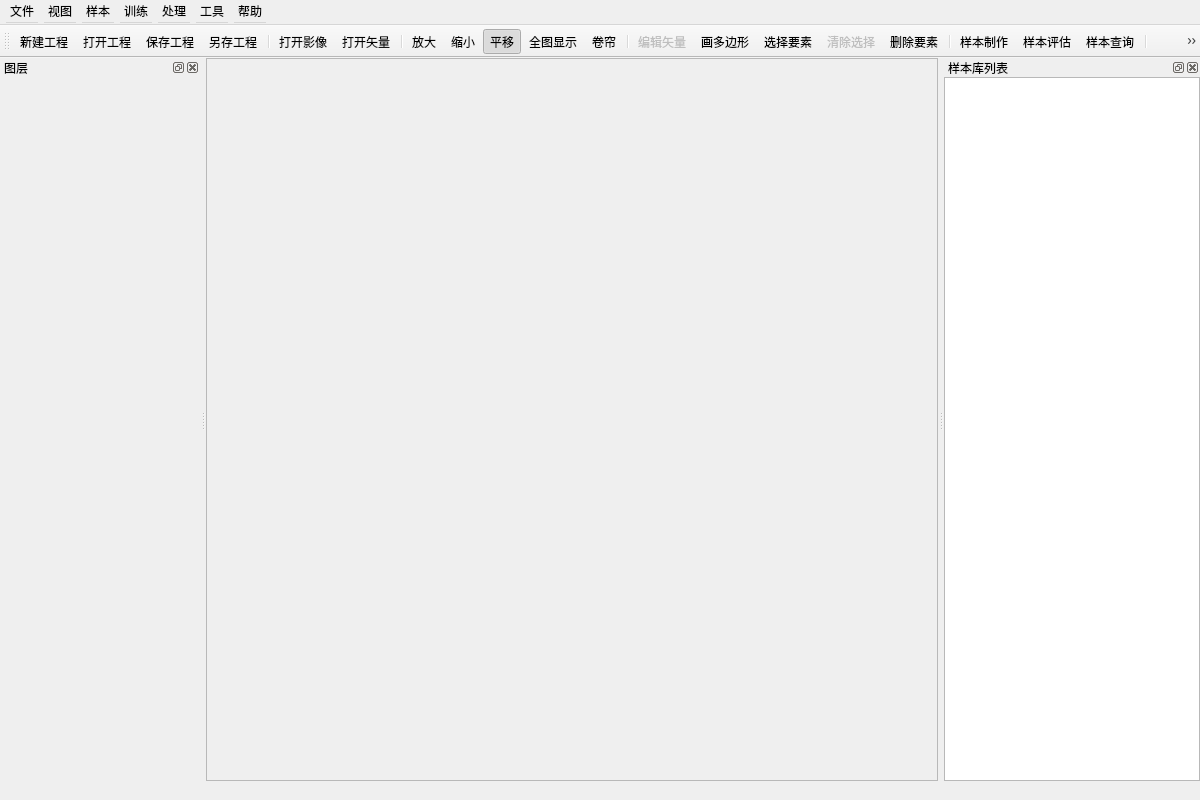
<?xml version="1.0" encoding="UTF-8"?>
<ui version="4.0">
 <class>MainWindow</class>
 <widget class="QMainWindow" name="MainWindow">
  <property name="geometry">
   <rect>
    <x>0</x>
    <y>0</y>
    <width>1200</width>
    <height>800</height>
   </rect>
  </property>
  <property name="minimumSize">
   <size>
    <width>0</width>
    <height>0</height>
   </size>
  </property>
  <property name="windowTitle">
   <string>遥感影像智能解译系统</string>
  </property>
  <property name="windowIcon">
   <iconset resource="../settings/icon/DeepLearningSystem.qrc">
    <normaloff>:/icon/mainWindow2.png</normaloff>:/icon/mainWindow2.png</iconset>
  </property>
  <widget class="QWidget" name="centralwidget">
   <layout class="QVBoxLayout" name="verticalLayout">
    <property name="spacing">
     <number>0</number>
    </property>
    <property name="leftMargin">
     <number>0</number>
    </property>
    <property name="topMargin">
     <number>0</number>
    </property>
    <property name="rightMargin">
     <number>0</number>
    </property>
    <property name="bottomMargin">
     <number>0</number>
    </property>
    <item>
     <widget class="QFrame" name="frame">
      <property name="frameShape">
       <enum>QFrame::StyledPanel</enum>
      </property>
      <property name="frameShadow">
       <enum>QFrame::Raised</enum>
      </property>
     </widget>
    </item>
   </layout>
  </widget>
  <widget class="QMenuBar" name="menubar">
   <property name="geometry">
    <rect>
     <x>0</x>
     <y>0</y>
     <width>1200</width>
     <height>25</height>
    </rect>
   </property>
   <property name="minimumSize">
    <size>
     <width>0</width>
     <height>25</height>
    </size>
   </property>
   <widget class="QMenu" name="fileMenu">
    <property name="minimumSize">
     <size>
      <width>0</width>
      <height>0</height>
     </size>
    </property>
    <property name="title">
     <string>文件</string>
    </property>
    <addaction name="actionNewProject"/>
    <addaction name="actionOpenProject"/>
    <addaction name="actionCloseProject"/>
    <addaction name="actionSaveProject"/>
    <addaction name="actionSaveAsProject"/>
    <addaction name="separator"/>
    <addaction name="actionOpenRas"/>
    <addaction name="actionOpenVec"/>
   </widget>
   <widget class="QMenu" name="viewMenu">
    <property name="title">
     <string>视图</string>
    </property>
    <addaction name="actionZoomIn"/>
    <addaction name="actionZoomOut"/>
    <addaction name="actionPan"/>
    <addaction name="actionFullExtent"/>
    <addaction name="actionSwipe"/>
    <addaction name="separator"/>
    <addaction name="actionLayerView"/>
    <addaction name="actionSamplesView"/>
   </widget>
   <widget class="QMenu" name="sampleMenu">
    <property name="title">
     <string>样本</string>
    </property>
    <addaction name="actionCreateFishnet"/>
    <addaction name="actionCreateShape"/>
    <addaction name="separator"/>
    <addaction name="actionEditSample"/>
    <addaction name="actionDrawPolygon"/>
    <addaction name="actionSelectFeature"/>
    <addaction name="actionClearSelection"/>
    <addaction name="actionDeleteSample"/>
    <addaction name="separator"/>
    <addaction name="actionMakeSample"/>
    <addaction name="actionEvalSample"/>
    <addaction name="actionSampleStatistic"/>
    <addaction name="separator"/>
    <addaction name="actionImportSample"/>
    <addaction name="actionDeleteSamples"/>
    <addaction name="actionQuerySample"/>
    <addaction name="actionCloseSamples"/>
   </widget>
   <widget class="QMenu" name="trainMenu">
    <property name="title">
     <string>训练</string>
    </property>
    <addaction name="actionModelTrain"/>
    <addaction name="actionStopTrain"/>
    <addaction name="actionWatchTrain"/>
    <addaction name="separator"/>
    <addaction name="actionImportModel"/>
    <addaction name="actionDeleteModel"/>
    <addaction name="actionModelStatistic"/>
   </widget>
   <widget class="QMenu" name="processMenu">
    <property name="title">
     <string>处理</string>
    </property>
    <addaction name="actionDrawRect"/>
    <addaction name="actionClearDraw"/>
    <addaction name="separator"/>
    <addaction name="actionSegment"/>
    <addaction name="separator"/>
    <addaction name="actionPostClump"/>
    <addaction name="actionRasterToVector"/>
   </widget>
   <widget class="QMenu" name="toolMenu">
    <property name="title">
     <string>工具</string>
    </property>
    <addaction name="actionSplitDataSet"/>
    <addaction name="actionUpdateDatabase"/>
    <addaction name="actionUpdateModelsDB"/>
   </widget>
   <widget class="QMenu" name="helpMenu">
    <property name="title">
     <string>帮助</string>
    </property>
    <addaction name="actionAbout"/>
   </widget>
   <addaction name="fileMenu"/>
   <addaction name="viewMenu"/>
   <addaction name="sampleMenu"/>
   <addaction name="trainMenu"/>
   <addaction name="processMenu"/>
   <addaction name="toolMenu"/>
   <addaction name="helpMenu"/>
  </widget>
  <widget class="QStatusBar" name="statusbar">
   <property name="enabled">
    <bool>true</bool>
   </property>
   <property name="sizeGripEnabled">
    <bool>false</bool>
   </property>
  </widget>
  <widget class="QToolBar" name="toolBar">
   <property name="minimumSize">
    <size>
     <width>0</width>
     <height>25</height>
    </size>
   </property>
   <property name="windowTitle">
    <string>toolBar</string>
   </property>
   <attribute name="toolBarArea">
    <enum>TopToolBarArea</enum>
   </attribute>
   <attribute name="toolBarBreak">
    <bool>false</bool>
   </attribute>
   <addaction name="actionNewProject"/>
   <addaction name="actionOpenProject"/>
   <addaction name="actionSaveProject"/>
   <addaction name="actionSaveAsProject"/>
   <addaction name="separator"/>
   <addaction name="actionOpenRas"/>
   <addaction name="actionOpenVec"/>
   <addaction name="separator"/>
   <addaction name="actionZoomIn"/>
   <addaction name="actionZoomOut"/>
   <addaction name="actionPan"/>
   <addaction name="actionFullExtent"/>
   <addaction name="actionSwipe"/>
   <addaction name="separator"/>
   <addaction name="actionEditSample"/>
   <addaction name="actionDrawPolygon"/>
   <addaction name="actionSelectFeature"/>
   <addaction name="actionClearSelection"/>
   <addaction name="actionDeleteSample"/>
   <addaction name="separator"/>
   <addaction name="actionMakeSample"/>
   <addaction name="actionEvalSample"/>
   <addaction name="actionQuerySample"/>
   <addaction name="separator"/>
   <addaction name="actionImportSample"/>
   <addaction name="actionDeleteSamples"/>
   <addaction name="actionCloseSamples"/>
   <addaction name="actionSampleStatistic"/>
   <addaction name="separator"/>
   <addaction name="actionModelTrain"/>
   <addaction name="actionStopTrain"/>
   <addaction name="actionWatchTrain"/>
   <addaction name="separator"/>
   <addaction name="actionImportModel"/>
   <addaction name="actionDeleteModel"/>
   <addaction name="actionModelStatistic"/>
   <addaction name="separator"/>
   <addaction name="actionDrawRect"/>
   <addaction name="actionClearDraw"/>
   <addaction name="separator"/>
   <addaction name="actionSegment"/>
   <addaction name="separator"/>
   <addaction name="actionPostClump"/>
   <addaction name="actionRasterToVector"/>
   <addaction name="separator"/>
   <addaction name="actionUpdateModelsDB"/>
   <addaction name="actionUpdateDatabase"/>
   <addaction name="actionSplitDataSet"/>
  </widget>
  <widget class="QDockWidget" name="dockWidget">
   <property name="minimumSize">
    <size>
     <width>200</width>
     <height>38</height>
    </size>
   </property>
   <property name="windowTitle">
    <string>图层</string>
   </property>
   <attribute name="dockWidgetArea">
    <number>1</number>
   </attribute>
   <widget class="QWidget" name="dockWidgetContents"/>
  </widget>
  <widget class="QDockWidget" name="dockWidget_2">
   <property name="windowTitle">
    <string>样本库列表</string>
   </property>
   <attribute name="dockWidgetArea">
    <number>2</number>
   </attribute>
   <widget class="QWidget" name="dockWidgetContents_2">
    <layout class="QHBoxLayout" name="horizontalLayout">
     <property name="leftMargin">
      <number>0</number>
     </property>
     <property name="topMargin">
      <number>0</number>
     </property>
     <property name="rightMargin">
      <number>0</number>
     </property>
     <property name="bottomMargin">
      <number>0</number>
     </property>
     <item>
      <widget class="QTableView" name="tableView"/>
     </item>
    </layout>
   </widget>
  </widget>
  <action name="action">
   <property name="text">
    <string>打开影像</string>
   </property>
  </action>
  <action name="actionqqq">
   <property name="text">
    <string>新建工程</string>
   </property>
  </action>
  <action name="actionNewProject">
   <property name="icon">
    <iconset resource="../settings/icon/DeepLearningSystem.qrc">
     <normaloff>:/icon/SystemProject_NewProject.png</normaloff>:/icon/SystemProject_NewProject.png</iconset>
   </property>
   <property name="text">
    <string>新建工程</string>
   </property>
  </action>
  <action name="actionOpenProject">
   <property name="icon">
    <iconset resource="../settings/icon/DeepLearningSystem.qrc">
     <normaloff>:/icon/SystemProject_OpenProject.png</normaloff>:/icon/SystemProject_OpenProject.png</iconset>
   </property>
   <property name="text">
    <string>打开工程</string>
   </property>
  </action>
  <action name="actionCloseProject">
   <property name="text">
    <string>关闭工程</string>
   </property>
  </action>
  <action name="actionSaveProject">
   <property name="icon">
    <iconset resource="../settings/icon/DeepLearningSystem.qrc">
     <normaloff>:/icon/SystemProject_SaveProject.png</normaloff>:/icon/SystemProject_SaveProject.png</iconset>
   </property>
   <property name="text">
    <string>保存工程</string>
   </property>
  </action>
  <action name="actionSaveAsProject">
   <property name="icon">
    <iconset resource="../settings/icon/DeepLearningSystem.qrc">
     <normaloff>:/icon/SystemProject_SaveAsProject.png</normaloff>:/icon/SystemProject_SaveAsProject.png</iconset>
   </property>
   <property name="text">
    <string>另存工程...</string>
   </property>
  </action>
  <action name="actionOpenRas">
   <property name="icon">
    <iconset resource="../settings/icon/DeepLearningSystem.qrc">
     <normaloff>:/icon/DataLoader_Raster.png</normaloff>:/icon/DataLoader_Raster.png</iconset>
   </property>
   <property name="text">
    <string>打开影像</string>
   </property>
  </action>
  <action name="actionOpenVec">
   <property name="icon">
    <iconset resource="../settings/icon/DeepLearningSystem.qrc">
     <normaloff>:/icon/DataLoader_Vector.png</normaloff>:/icon/DataLoader_Vector.png</iconset>
   </property>
   <property name="text">
    <string>打开矢量</string>
   </property>
  </action>
  <action name="actionZoomIn">
   <property name="checkable">
    <bool>true</bool>
   </property>
   <property name="checked">
    <bool>false</bool>
   </property>
   <property name="enabled">
    <bool>true</bool>
   </property>
   <property name="icon">
    <iconset resource="../settings/icon/DeepLearningSystem.qrc">
     <normaloff>:/icon/MapBrowser_ZoomIn.png</normaloff>:/icon/MapBrowser_ZoomIn.png</iconset>
   </property>
   <property name="text">
    <string>放大</string>
   </property>
  </action>
  <action name="actionZoomOut">
   <property name="checkable">
    <bool>true</bool>
   </property>
   <property name="icon">
    <iconset resource="../settings/icon/DeepLearningSystem.qrc">
     <normaloff>:/icon/MapBrowser_ZoomOut.png</normaloff>:/icon/MapBrowser_ZoomOut.png</iconset>
   </property>
   <property name="text">
    <string>缩小</string>
   </property>
  </action>
  <action name="actionPan">
   <property name="checkable">
    <bool>true</bool>
   </property>
   <property name="checked">
    <bool>true</bool>
   </property>
   <property name="enabled">
    <bool>true</bool>
   </property>
   <property name="icon">
    <iconset resource="../settings/icon/DeepLearningSystem.qrc">
     <normaloff>:/icon/MapBrowser_Pan.png</normaloff>:/icon/MapBrowser_Pan.png</iconset>
   </property>
   <property name="text">
    <string>平移</string>
   </property>
  </action>
  <action name="actionFullExtent">
   <property name="icon">
    <iconset resource="../settings/icon/DeepLearningSystem.qrc">
     <normaloff>:/icon/MapBrowser_FullExtent.png</normaloff>:/icon/MapBrowser_FullExtent.png</iconset>
   </property>
   <property name="text">
    <string>全图显示</string>
   </property>
  </action>
  <action name="actionSwipe">
   <property name="icon">
    <iconset resource="../settings/icon/DeepLearningSystem.qrc">
     <normaloff>:/icon/MapBrowser_SwipeLayer.png</normaloff>:/icon/MapBrowser_SwipeLayer.png</iconset>
   </property>
   <property name="text">
    <string>卷帘</string>
   </property>
  </action>
  <action name="actionLayerView">
   <property name="checkable">
    <bool>true</bool>
   </property>
   <property name="checked">
    <bool>true</bool>
   </property>
   <property name="text">
    <string>图层面板</string>
   </property>
  </action>
  <action name="actionSamplesView">
   <property name="checkable">
    <bool>true</bool>
   </property>
   <property name="checked">
    <bool>true</bool>
   </property>
   <property name="text">
    <string>样本库面板</string>
   </property>
  </action>
  <action name="actionClearRecentFiles">
   <property name="text">
    <string>清除列表</string>
   </property>
  </action>
  <action name="actionEditSample">
   <property name="checkable">
    <bool>true</bool>
   </property>
   <property name="enabled">
    <bool>false</bool>
   </property>
   <property name="icon">
    <iconset resource="../settings/icon/DeepLearningSystem.qrc">
     <normaloff>:/icon/Edit.png</normaloff>:/icon/Edit.png</iconset>
   </property>
   <property name="text">
    <string>编辑矢量</string>
   </property>
  </action>
  <action name="actionDrawPolygon">
   <property name="icon">
    <iconset resource="../settings/icon/DeepLearningSystem.qrc">
     <normaloff>:/icon/VectorEditor_DrawPolygonFeature.png</normaloff>:/icon/VectorEditor_DrawPolygonFeature.png</iconset>
   </property>
   <property name="text">
    <string>画多边形</string>
   </property>
  </action>
  <action name="actionDeleteSample">
   <property name="icon">
    <iconset resource="../settings/icon/DeepLearningSystem.qrc">
     <normaloff>:/icon/VectorEditor_DeleteFeature.png</normaloff>:/icon/VectorEditor_DeleteFeature.png</iconset>
   </property>
   <property name="text">
    <string>删除要素</string>
   </property>
  </action>
  <action name="actionMakeSample">
   <property name="icon">
    <iconset resource="../settings/icon/DeepLearningSystem.qrc">
     <normaloff>:/icon/label_create.png</normaloff>:/icon/label_create.png</iconset>
   </property>
   <property name="text">
    <string>样本制作</string>
   </property>
  </action>
  <action name="actionEvalSample">
   <property name="icon">
    <iconset resource="../settings/icon/DeepLearningSystem.qrc">
     <normaloff>:/icon/label_eval.png</normaloff>:/icon/label_eval.png</iconset>
   </property>
   <property name="text">
    <string>样本评估</string>
   </property>
  </action>
  <action name="actionImportSample">
   <property name="icon">
    <iconset resource="../settings/icon/DeepLearningSystem.qrc">
     <normaloff>:/icon/label_import1.png</normaloff>:/icon/label_import1.png</iconset>
   </property>
   <property name="text">
    <string>样本导入</string>
   </property>
  </action>
  <action name="actionDeleteSamples">
   <property name="icon">
    <iconset resource="../settings/icon/DeepLearningSystem.qrc">
     <normaloff>:/icon/label_delete1.png</normaloff>:/icon/label_delete1.png</iconset>
   </property>
   <property name="text">
    <string>样本删除</string>
   </property>
  </action>
  <action name="actionQuerySample">
   <property name="icon">
    <iconset resource="../settings/icon/DeepLearningSystem.qrc">
     <normaloff>:/icon/label_query.png</normaloff>:/icon/label_query.png</iconset>
   </property>
   <property name="text">
    <string>样本查询</string>
   </property>
  </action>
  <action name="actionCloseSamples">
   <property name="enabled">
    <bool>false</bool>
   </property>
   <property name="icon">
    <iconset resource="../settings/icon/DeepLearningSystem.qrc">
     <normaloff>:/icon/label_close1.png</normaloff>:/icon/label_close1.png</iconset>
   </property>
   <property name="text">
    <string>样本关闭</string>
   </property>
  </action>
  <action name="actionModelTrain">
   <property name="icon">
    <iconset resource="../settings/icon/DeepLearningSystem.qrc">
     <normaloff>:/icon/Train_Start.png</normaloff>:/icon/Train_Start.png</iconset>
   </property>
   <property name="text">
    <string>模型训练</string>
   </property>
  </action>
  <action name="actionStopTrain">
   <property name="enabled">
    <bool>false</bool>
   </property>
   <property name="icon">
    <iconset resource="../settings/icon/DeepLearningSystem.qrc">
     <normaloff>:/icon/Train_Stop.png</normaloff>:/icon/Train_Stop.png</iconset>
   </property>
   <property name="text">
    <string>终止训练</string>
   </property>
  </action>
  <action name="actionWatchTrain">
   <property name="enabled">
    <bool>false</bool>
   </property>
   <property name="icon">
    <iconset resource="../settings/icon/DeepLearningSystem.qrc">
     <normaloff>:/icon/Train_Watch.png</normaloff>:/icon/Train_Watch.png</iconset>
   </property>
   <property name="text">
    <string>监视训练</string>
   </property>
  </action>
  <action name="actionDrawRect">
   <property name="icon">
    <iconset resource="../settings/icon/DeepLearningSystem.qrc">
     <normaloff>:/icon/VectorEditor_DrawRectangleFeature.png</normaloff>:/icon/VectorEditor_DrawRectangleFeature.png</iconset>
   </property>
   <property name="text">
    <string>画矩形</string>
   </property>
  </action>
  <action name="actionClearDraw">
   <property name="enabled">
    <bool>false</bool>
   </property>
   <property name="icon">
    <iconset resource="../settings/icon/DeepLearningSystem.qrc">
     <normaloff>:/icon/MainCategory_DeleteAllSelect.png</normaloff>:/icon/MainCategory_DeleteAllSelect.png</iconset>
   </property>
   <property name="text">
    <string>清绘</string>
   </property>
  </action>
  <action name="actionSegment">
   <property name="icon">
    <iconset resource="../settings/icon/DeepLearningSystem.qrc">
     <normaloff>:/icon/Segment.png</normaloff>:/icon/Segment.png</iconset>
   </property>
   <property name="text">
    <string>地物提取</string>
   </property>
  </action>
  <action name="actionPostClump">
   <property name="icon">
    <iconset resource="../settings/icon/DeepLearningSystem.qrc">
     <normaloff>:/icon/ImgClass_Post_Comb.png</normaloff>:/icon/ImgClass_Post_Comb.png</iconset>
   </property>
   <property name="text">
    <string>聚类</string>
   </property>
  </action>
  <action name="actionRasterToVector">
   <property name="icon">
    <iconset resource="../settings/icon/DeepLearningSystem.qrc">
     <normaloff>:/icon/Utility_RasterToVector.png</normaloff>:/icon/Utility_RasterToVector.png</iconset>
   </property>
   <property name="text">
    <string>栅格转矢量</string>
   </property>
  </action>
  <action name="actionSplitDataSet">
   <property name="icon">
    <iconset resource="../settings/icon/DeepLearningSystem.qrc">
     <normaloff>:/icon/SplitDataset1.png</normaloff>:/icon/SplitDataset1.png</iconset>
   </property>
   <property name="text">
    <string>划分数据集</string>
   </property>
   <property name="toolTip">
    <string>将数据集划分成训练集、验证集和测试集</string>
   </property>
  </action>
  <action name="actionAbout">
   <property name="icon">
    <iconset resource="../settings/icon/DeepLearningSystem.qrc">
     <normaloff>:/icon/MainCategory_UserManual.png</normaloff>:/icon/MainCategory_UserManual.png</iconset>
   </property>
   <property name="text">
    <string>关于</string>
   </property>
  </action>
  <action name="actionSampleStatistic">
   <property name="icon">
    <iconset resource="../settings/icon/DeepLearningSystem.qrc">
     <normaloff>:/icon/label_statistic.png</normaloff>:/icon/label_statistic.png</iconset>
   </property>
   <property name="text">
    <string>样本统计</string>
   </property>
  </action>
  <action name="actionUpdateDatabase">
   <property name="icon">
    <iconset resource="../settings/icon/DeepLearningSystem.qrc">
     <normaloff>:/icon/net_update.png</normaloff>:/icon/net_update.png</iconset>
   </property>
   <property name="text">
    <string>更新样本数据库</string>
   </property>
  </action>
  <action name="actionModelImport">
   <property name="text">
    <string>ModelImport</string>
   </property>
  </action>
  <action name="actionImportModel">
   <property name="icon">
    <iconset resource="../settings/icon/DeepLearningSystem.qrc">
     <normaloff>:/icon/net_import.png</normaloff>:/icon/net_import.png</iconset>
   </property>
   <property name="text">
    <string>模型导入</string>
   </property>
  </action>
  <action name="actionDeleteModel">
   <property name="icon">
    <iconset resource="../settings/icon/DeepLearningSystem.qrc">
     <normaloff>:/icon/net_delete.png</normaloff>:/icon/net_delete.png</iconset>
   </property>
   <property name="text">
    <string>模型删除</string>
   </property>
  </action>
  <action name="actionModelStatistic">
   <property name="icon">
    <iconset resource="../settings/icon/DeepLearningSystem.qrc">
     <normaloff>:/icon/net_statistic.png</normaloff>:/icon/net_statistic.png</iconset>
   </property>
   <property name="text">
    <string>模型统计</string>
   </property>
  </action>
  <action name="actionUpdateModelsDB">
   <property name="icon">
    <iconset resource="../settings/icon/DeepLearningSystem.qrc">
     <normaloff>:/icon/label_update.png</normaloff>:/icon/label_update.png</iconset>
   </property>
   <property name="text">
    <string>更新模型数据库</string>
   </property>
  </action>
  <action name="actionCreateFishnet">
   <property name="icon">
    <iconset resource="../settings/icon/DeepLearningSystem.qrc">
     <normaloff>:/icon/create_fishnet.png</normaloff>:/icon/create_fishnet.png</iconset>
   </property>
   <property name="text">
    <string>创建渔网</string>
   </property>
  </action>
  <action name="actionCreateShape">
   <property name="icon">
    <iconset resource="../settings/icon/DeepLearningSystem.qrc">
     <normaloff>:/icon/VectorEditor_CreateLayer.png</normaloff>:/icon/VectorEditor_CreateLayer.png</iconset>
   </property>
   <property name="text">
    <string>创建矢量</string>
   </property>
  </action>
  <action name="actionClearSelection">
   <property name="enabled">
    <bool>false</bool>
   </property>
   <property name="icon">
    <iconset resource="../settings/icon/DeepLearningSystem.qrc">
     <normaloff>:/icon/VectorEditor_ClearSelection.png</normaloff>:/icon/VectorEditor_ClearSelection.png</iconset>
   </property>
   <property name="text">
    <string>清除选择</string>
   </property>
  </action>
  <action name="actionSelectFeature">
   <property name="icon">
    <iconset resource="../settings/icon/DeepLearningSystem.qrc">
     <normaloff>:/icon/VectorEditor_SelectFeature.png.png</normaloff>:/icon/VectorEditor_SelectFeature.png.png</iconset>
   </property>
   <property name="text">
    <string>选择要素</string>
   </property>
  </action>
 </widget>
 <resources>
  <include location="../settings/icon/DeepLearningSystem.qrc"/>
 </resources>
 <connections/>
</ui>
